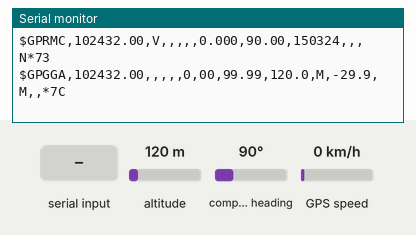
A sketch run on a simulated ESP8266 (NodeMCU). Shown: the last lines printed to the serial monitor. Inputs (shaded band) come from the test bench; at power-on: compass heading 90°, altitude 120 m, GPS speed 0 km/h. WiFi joins after 1.5 s; servers stay silent unless stated; the GPS gets a fix after 3 s at 37.7749, -122.4194 with 8 satellites.

Above: at 2.7 s.
2.8 s: compass heading set to 269°
At 4.1 s:
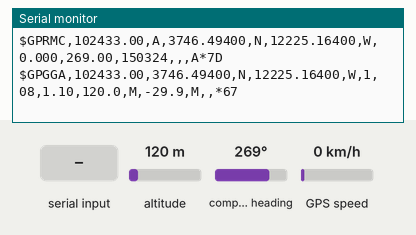
5.0 s: altitude set to 20 m
At 6.3 s:
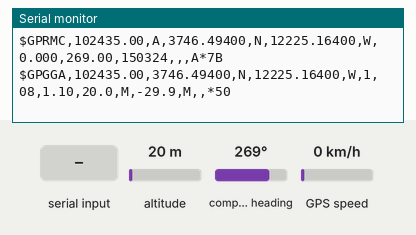
8.0 s: GPS speed set to 2 km/h
At 9.2 s:
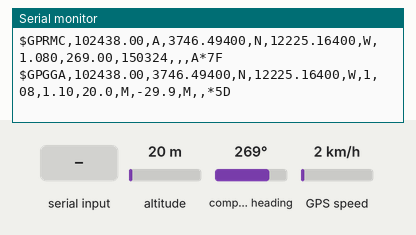
10.0 s: GPS speed set to 30 km/h
At 11.3 s:
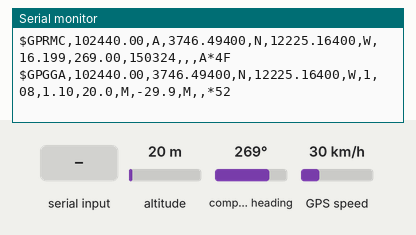
14.0 s: "1" received over the second serial link
At 14.4 s:
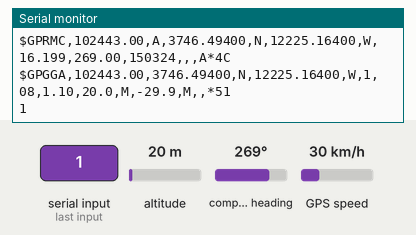
15.5 s: altitude set to 250 m
At 19.3 s:
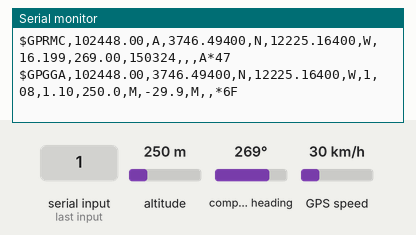

The sketch:

gps_esp.ino
```cpp
#include <TinyGPS++.h>
#include <SoftwareSerial.h>
#include <ESP8266WiFi.h>

TinyGPSPlus gps;
SoftwareSerial ss(4, 5);

const char* ssid = "Geiger";
const char* password = "220Volts50Hz";
WiFiServer server(80);

float latitude , longitude;
String lat_str , lng_str;

void setup()
{
  Serial.begin(9600);
  ss.begin(9600);
  Serial.print("Connecting to ");
  Serial.println(ssid);
  WiFi.begin(ssid, password);
  while (WiFi.status() != WL_CONNECTED) {
    delay(500);
    Serial.print(".");
  }
  // Print local IP address and start web server
  Serial.println("");
  Serial.println("WiFi connected.");
  Serial.println("IP address: ");
  Serial.println(WiFi.localIP());
  server.begin();
}


void loop(){
 while (ss.available() > 0){
   char temp = ss.read();
   gps.encode(temp);
   Serial.write(temp);
 }
  latitude = gps.location.lat();
  lat_str = String(latitude , 6); // latitude location is stored in a string
  longitude = gps.location.lng();
  lng_str = String(longitude , 6);

 WiFiClient client = server.available();
  if (!client)
  {
    return;
  }
  // Prepare the response
  String s = "HTTP/1.1 200 OK\r\nContent-Type: text/html\r\n\r\n <!DOCTYPE html> <html> <head> <title>GPS DATA</title> <style>";
  s += "a:link {background-color: YELLOW;text-decoration: none;}";
  s += "table, th, td </style> </head> <body> <h1  style=";
  s += "font-size:300%;";
  s += " ALIGN=CENTER> GPS DATA</h1>";
  s += "<p ALIGN=CENTER style=""font-size:150%;""";
  s += "> <b>Location Details</b></p> <table ALIGN=CENTER style=";
  s += "width:50%";
  s += "> <tr> <th>Latitude</th>";
  s += "<td ALIGN=CENTER >";
  s += lat_str;
  s += "</td> </tr> <tr> <th>Longitude</th> <td ALIGN=CENTER >";
  s += lng_str;
//  s += "</td> </tr> <tr>  <th>Date</th> <td ALIGN=CENTER >";
//  s += gps.date.value();

  s += "</body> </html>";

  client.print(s); // all the values are send to the webpage
  delay(100);
}
```

Measured:
- after the input at 2.8 s, the serial monitor: prints a new line after 0.71 s (image 1)
- after the input at 5.0 s, the serial monitor: prints a new line after 0.52 s (image 2)
- after the input at 8.0 s, the serial monitor: prints a new line after 0.51 s (image 3)
- after the input at 10.0 s, the serial monitor: prints a new line after 0.51 s (image 4)
- after the input at 14.0 s, the serial monitor: prints a new line at once (image 5)
- after the input at 15.5 s, the serial monitor: prints a new line at once (image 6)
